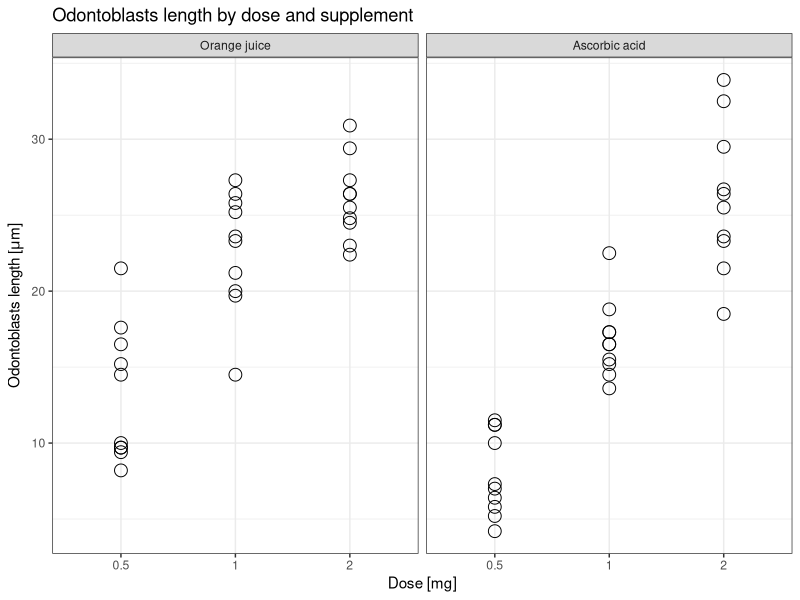

The R source for this figure: (Note: this script raises an error after producing the figure.)
## ---- chunk 1
library(dplyr, warn.conflicts = FALSE)
library(ggplot2)
library(knitr)
## ---- chunk 2
data(ToothGrowth) 
ToothGrowth <- ToothGrowth %>%
    mutate(supp = factor(supp, labels = c("Orange juice", "Ascorbic acid")))
summary(ToothGrowth)
## ---- chunk 3
ggplot(data = ToothGrowth, aes(x = factor(dose), y = len)) +
    geom_point(size = 4, shape = 21) + 
    facet_grid(. ~ supp) +
    ggtitle("Odontoblasts length by dose and supplement") +
    labs(x = "Dose [mg]", 
         y = expression(paste("Odontoblasts length [", mu, "m]"))) +
    theme_bw()
## ---- chunk 4
summary_dataset <- tbl_df(ToothGrowth) %>%
    summarize(median = median(len), mean = mean(len), sd = sd(len))
kable(summary_dataset, col.names = c("Median", "Mean", "Standard deviation"), 
      caption = "Overall summary")
summary_by_dose <- tbl_df(ToothGrowth) %>%
    group_by(dose) %>%
    summarize(median = median(len), mean = mean(len), sd = sd(len))
kable(summary_by_dose, col.names = c("Dose", "Median", "Mean", "Standard deviation"),
      caption = "Summary by dose")
summary_by_supp <- tbl_df(ToothGrowth) %>%
    group_by(supp) %>%
    summarize(median = median(len), mean = mean(len), sd = sd(len))
kable(summary_by_supp,
      col.names = c("Supplement type", "Median", "Mean", "Standard deviation"),
      caption = "Summary by supplement type")
summary_by_supp_and_dose <- tbl_df(ToothGrowth) %>%
    group_by(supp, dose) %>%
    summarize(median = median(len), mean = mean(len), sd = sd(len))
kable(summary_by_supp_and_dose,
      col.names = c("Supplement type", "Dose", "Median", "Mean", "Standard deviation"),
      caption = "Summary by supplement type and dose")
## ---- chunk 5
dose_hyp <- t.test(len ~ supp, data = ToothGrowth, var.equal = FALSE, paired = FALSE)
dose_hyp
## ---- chunk 6
supp_hyp_1 <- t.test(len ~ dose, data = filter(ToothGrowth, dose %in% c(0.5, 1)),
                     var.equal = FALSE, paired = FALSE,
                     alternative = "less", conf.level = 0.99)
## ---- chunk 7
supp_hyp_2 <- t.test(len ~ dose, data = filter(ToothGrowth, dose %in% c(1, 2)),
                     var.equal = FALSE, paired = FALSE,
                     alternative = "less", conf.level = 0.99)
supp_hyp_3 <- t.test(len ~ dose, data = filter(ToothGrowth, dose %in% c(0.5, 2)),
                     var.equal = FALSE, paired = FALSE,
                     alternative = "less", conf.level = 0.99)
